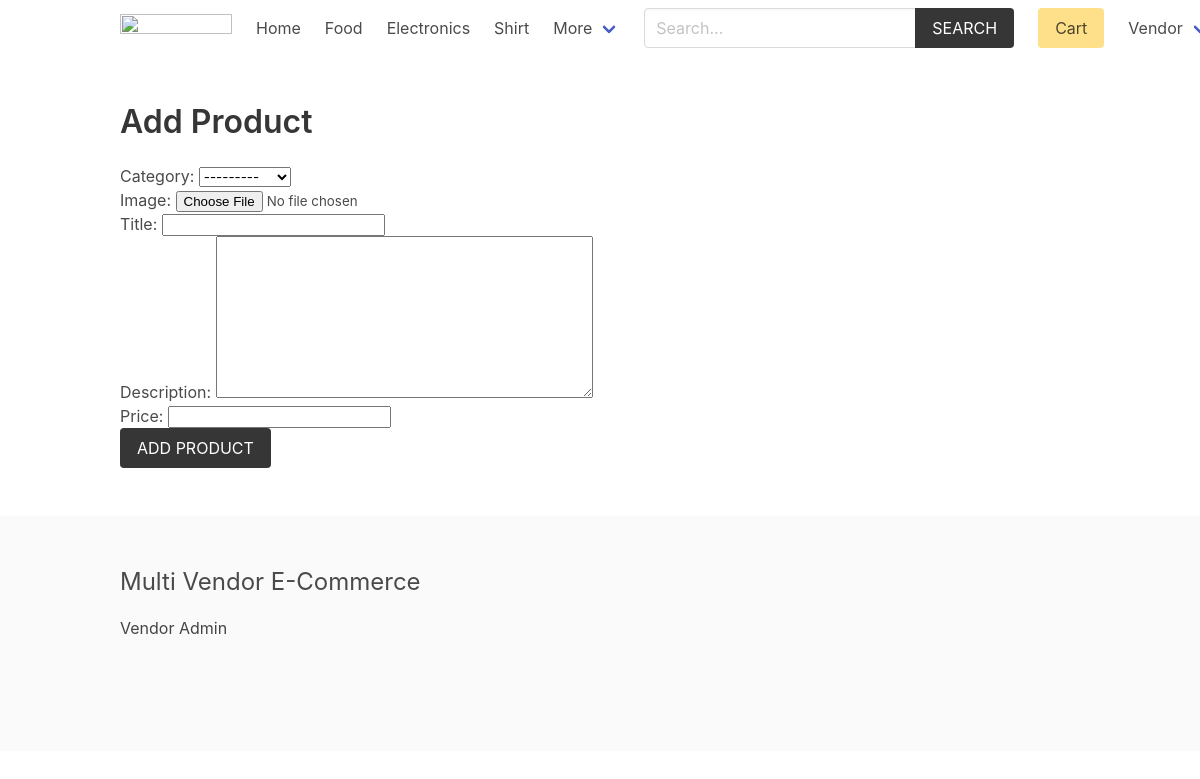
The app's page /vendor/add-product/ (signed in) with its own data.
### product/models.py (models this page shows)
class Category(models.Model):
    title = models.CharField(max_length=50)
    slug = models.SlugField(max_length=55)
    ordering = models.IntegerField(default=0)
    class Meta:
        ordering = ['ordering']
    def __str__(self):
        return self.title

### vendor/models.py (models this page shows, shortened)
class Vendor(models.Model):
    name = models.CharField(max_length=255)
    created_at = models.DateTimeField(auto_now_add=True)
    created_by = models.OneToOneField(User, related_name='vendor', on_delete=models.CASCADE)
    class Meta:
        ordering = ['name']

### vendor/views.py (the view)
# urls.py: path('add-product/', views.add_product, name="add-product"),
@login_required
def add_product(request):
    if request.method == 'POST':
        form = ProductForm(request.POST, request.FILES)
        if form.is_valid():
            product = form.save(commit=False) # Because we have not given vendor yet
            product.vendor = request.user.vendor
            product.slug = slugify(product.title)
            product.save() #finally save
            return redirect('vendor:vendor-admin')
    else:
        form = ProductForm
    return render(request, 'vendor/add_product.html', {'form': form})

### cart/cart.py (called while the page is built)
    def __len__(self):
        return sum(item['quantity'] for item in self.cart.values())

### cart/context_processors.py (called while the page is built)
def cart(request):
    return {'cart': Cart(request)}

### product/context_processors.py (called while the page is built)
def menu_categories(request):
    categories = Category.objects.all()
    return {'categories': categories}

### templates/vendor/add_product.html (shortened to what this page needs)
{% extends 'core/base.html' %}
{% block content %}
    <h1 class="title">Add Product</h1>
    <form method="post" action="" enctype="multipart/form-data">
        {{ form.as_p }}
        <div class="field">
            <div class="control">
                <button class="button is-dark is-uppercase">Add Product</button>
            </div>
        </div>
    </form>
{% endblock content %}

### templates/core/base.html (shortened to what this page needs)
{% load static %}
<!DOCTYPE html>
<html lang="en">
<head>
    <link rel="stylesheet" href="https://cdn.jsdelivr.net/npm/bulma@0.9.2/css/bulma.min.css">
    <link rel="stylesheet" href="{% static 'css/main.css' %}">
</head>
<body>
    <div class="container">
        <nav class="navbar" role="navigation" aria-label="main navigation">
            <div class="navbar-brand">
                <a class="navbar-item" href="{% url 'core:home' %}">
                <img src="https://bulma.io/images/bulma-logo.png" width="112" height="28">
                </a>
            </div>
            <div id="navbarBasicExample" class="navbar-menu">
                <div class="navbar-start">
                <a class="navbar-item" href="{% url 'core:home' %}">
                    Home
                </a>
                {% for category in categories %}
                    <a class="navbar-item" href="{% url 'product:category' category.slug %}">
                        {{category.title}}
                    </a>
                {% endfor %}
                <div class="navbar-item has-dropdown is-hoverable">
                    <a class="navbar-link">
                    More
                    </a>
                </div>
                </div>
                <div class="navbar-start">
                    <div class="navbar-item">
                        <form method="get" action="{% url 'product:search' %}">
                            <div class="field has-addons">
                                <div class="control">
                                    <input type="search" name="query" id="" class="input" placeholder="Search...">
                                </div>
                                <div class="control">
                                    <button class="button is-dark is-uppercase">Search</button>
                                </div>
                            </div>
                        </form>
                    </div>
                </div>
                <div class="navbar-end">
                <div class="navbar-item">
                    <a href="{% url 'cart:cart' %}" class="button is-warning">Cart {% if cart %}({{cart|length}}){% endif %}</a>
                </div>
                {% if request.user.is_authenticated %}
                <div class="navbar-item has-dropdown is-hoverable">
                    <a class="navbar-link is-capitalized">
                    {{user.vendor.name}}
                    </a>
                </div>
                {% endif %}
                </div>
            </div>
            </nav>
    </div>
    <section class="section">
        <div class="container">
            {% block content %}{% endblock content %}
        </div>
    </section>
    <footer class="footer">
        <div class="container">
            <h3 class="is-size-4 mb-4">Multi Vendor E-Commerce</h3>
            {% if request.user.is_authenticated %}
                <a href="{% url 'vendor:vendor-admin' %}">Vendor Admin</a>
            {% else %}
                <a href="{% url 'vendor:become-vendor' %}">Become a Vendor</a>
            {% endif %}
        </div>
    </footer>
</body>
</html>

### core/static/css/main.css (style rules this page uses)
.footer a { margin-bottom: 15px; display: inline-block; color: #444; }

### records on screen
Category: title "Food"
Category: title "Electronics"
Category: title "Shirt"

### other values on screen
{{ user.vendor.name }} "Vendor"
